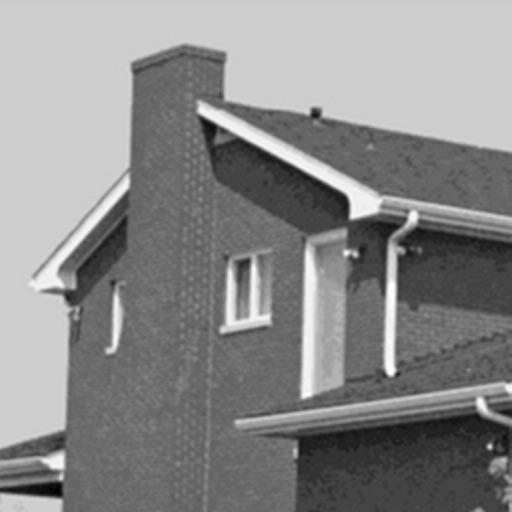
%> input picture Exercise_2/house.jpg, 512 x 512 px
$ octave main.m   (GNU Octave 9; MATLAB toolbox functions it lacks are replaced by stand-ins)
%> lines starting %> are read from the running program, lines starting %| are printed output that depends on the picture
### Exercise_2/harris_det.m
function [corners] = harris_det(I,n, s0, k, alpha, t)
%> called with n = 5, s0 = 1.5, k = 1.2, alpha = 0.06, t = 150000

% Mask for derivative
dx = [-1 0 1; -1 0 1; -1 0 1];
dy = dx';

Idx = conv2(I, dx, 'same');
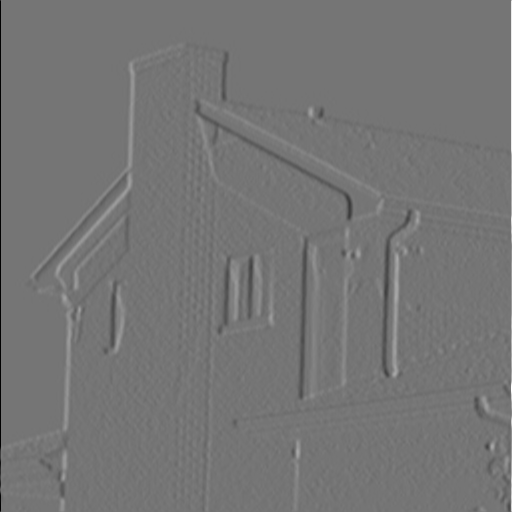
%> Idx: size 512x512 double; min -625, max 734, mean 0.4; drawn with min black and max white
Idy = conv2(I, dy, 'same');

% from Mikolajczyk and Schmid (2004), page 2, right side, above
% characterstic scale
sigI = k^n * s0;
sigD = 0.7 * sigI;

% Gaussian smoothing
gD = G_2D(sigD);
Ix = conv2(Idx, gD, 'same');
Iy = conv2(Idy, gD, 'same');
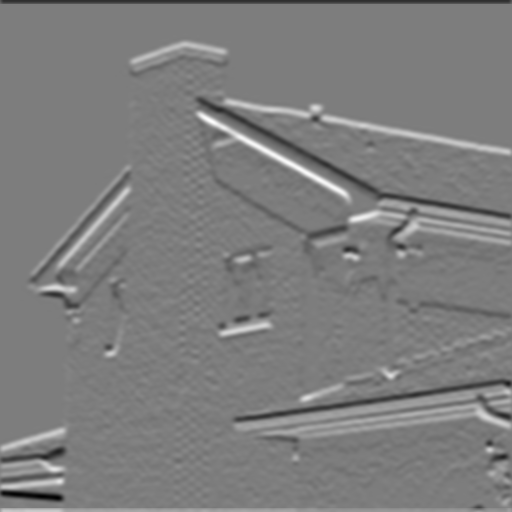
%> Iy: size 512x512 double; min -124.8, max 129.1, mean 0.6; drawn with min black and max white

% 2. 2nd moment matrix
gI = G_2D(sigI);
Ixx = sigD^2 * conv2(Ix .* Ix, gI, 'same');
Ixy = sigD^2 * conv2(Ix .* Iy, gI, 'same');
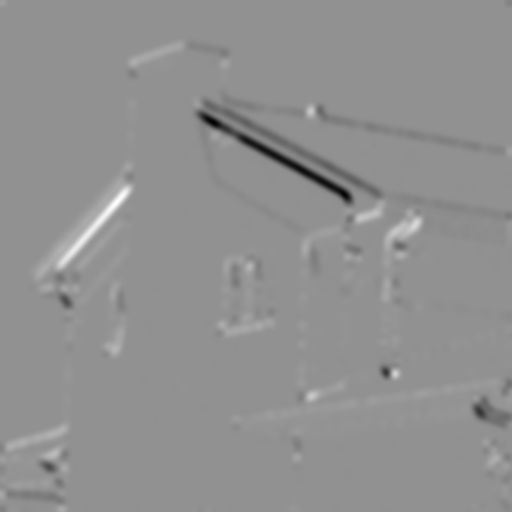
%> Ixy: size 512x512 double; min -23490.6, max 17737.5, mean -59.1; drawn with min black and max white
Iyy = sigD^2 * conv2(Iy .* Iy, gI, 'same');

detM = Ixx .* Iyy - Ixy.^2;
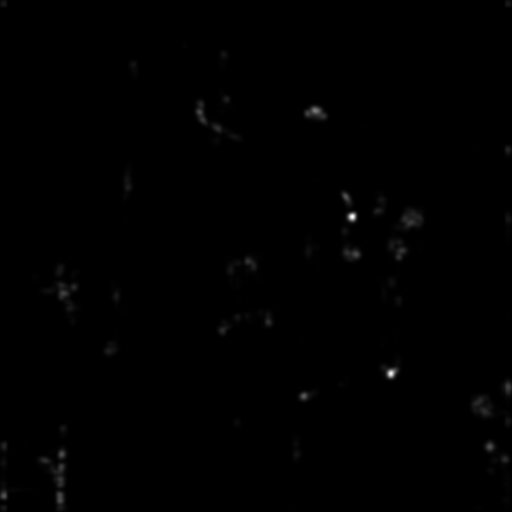
%> detM: size 512x512 double; min 0, max 373353142.1, mean 1244819.5; drawn with min black and max white
traceM = Ixx + Iyy;
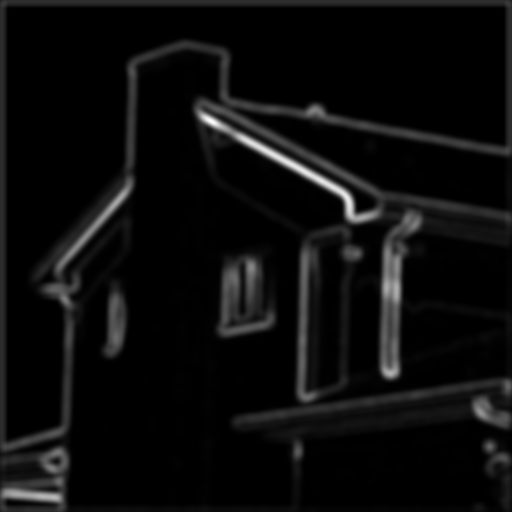
%> traceM: size 512x512 double; min 0, max 55326.8, mean 2764.9; drawn with min black and max white
R = detM - alpha * traceM.^2;
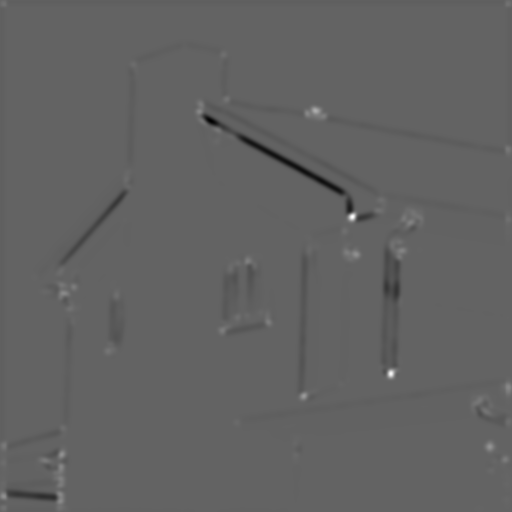
%> R: size 512x512 double; min -178721427.6, max 280994353.1, mean -1235061.4; drawn with min black and max white

R(R<t) = 0;
corners = nms(R, 3, 3);
[y,x] = ind2sub(size(corners), find(corners>0));
corners = [y,x];
% corners = uint8(corners);
% imshow(corners);

end

### Exercise_2/nms.m
function I = nms(mat, x0, y0)
%> called with x0 = 3, y0 = 3


    I = zeros(size(mat));
    [n, m] = size(mat);
%> n = 512; m = 512
    x0 = (x0 - 1) / 2;
    y0 = (y0 - 1) / 2;

    for i = x0+1:n-x0
        for j = y0+1:m-y0
            if  mat(i, j) ~= 0
                I(i, j) = (max(max(mat(i-x0:i+x0,j-y0:j+y0))) == mat(i, j)) * mat(i, j);
            end
        end
    end
end

### Exercise_1/G_2D.m
function [mask] = G_2D(sig)
    d = 2.0 * sig * sig;

    %mask = zeros(3*double(sig));

    n = 3 * sig;
    indices = -floor(n/2):floor(n/2);
    [x,y] = meshgrid(indices, indices);
    a = ((x .* x) + (y .* y));
    mask = exp(-a/d) / (d*pi);

    %mask = mask/(d * pi);
end

### Exercise_2/main.m
close all;
clear;
% [22 lines of commented-out code are left out]


%%%%%%%%%%%%%%%%%%%%%%%%%%%%%%%%%%%%%%%%%%%%%%%%%%%%%
% Harris
%
n = 5;
s0 = 1.5;
k = 1.2;
alpha = 0.06;
t = 150000;

img1 = 'test.pgm';
img2= 'house.jpg';
img3 = 'sample2.jpg';
img4 = 'checkerboard_tunnel.png';

%I=double(rgb2gray(imread(img3)));
I=double(imread(img2));
pt=harris_det(I,n, s0, k, alpha, t);
%> in harris_det, `[y,x] = ind2sub(size(corners), find(corners>0));`: y = 148 values from 4 to 509
%> in harris_det, `corners = [y,x];`: corners = 148 rows, first 12: [4 4; 463 4; 484 4; 497 4; 509 4; 446 5; 278 35; 292 46; 450 46; 461 46; 449 48; 272 52]
%> pt has the same summary as corners in harris_det
%[y, x] = ind2sub(size(pt), find(pt>0));
imagesc(I), colormap gray, axis equal tight off;
% imshow(I);
hold on;
for i=1:size(pt,1)
  plot(pt(i,2),pt(i,1),'ro','MarkerSize',2);
end
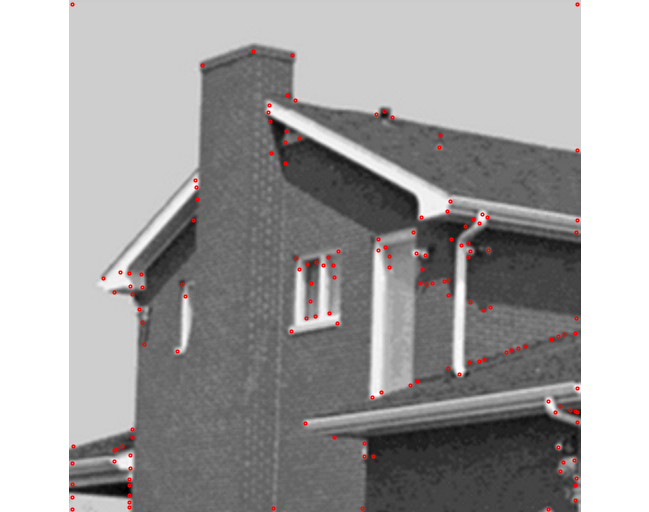
%> figure redrawn from the program's plot data
